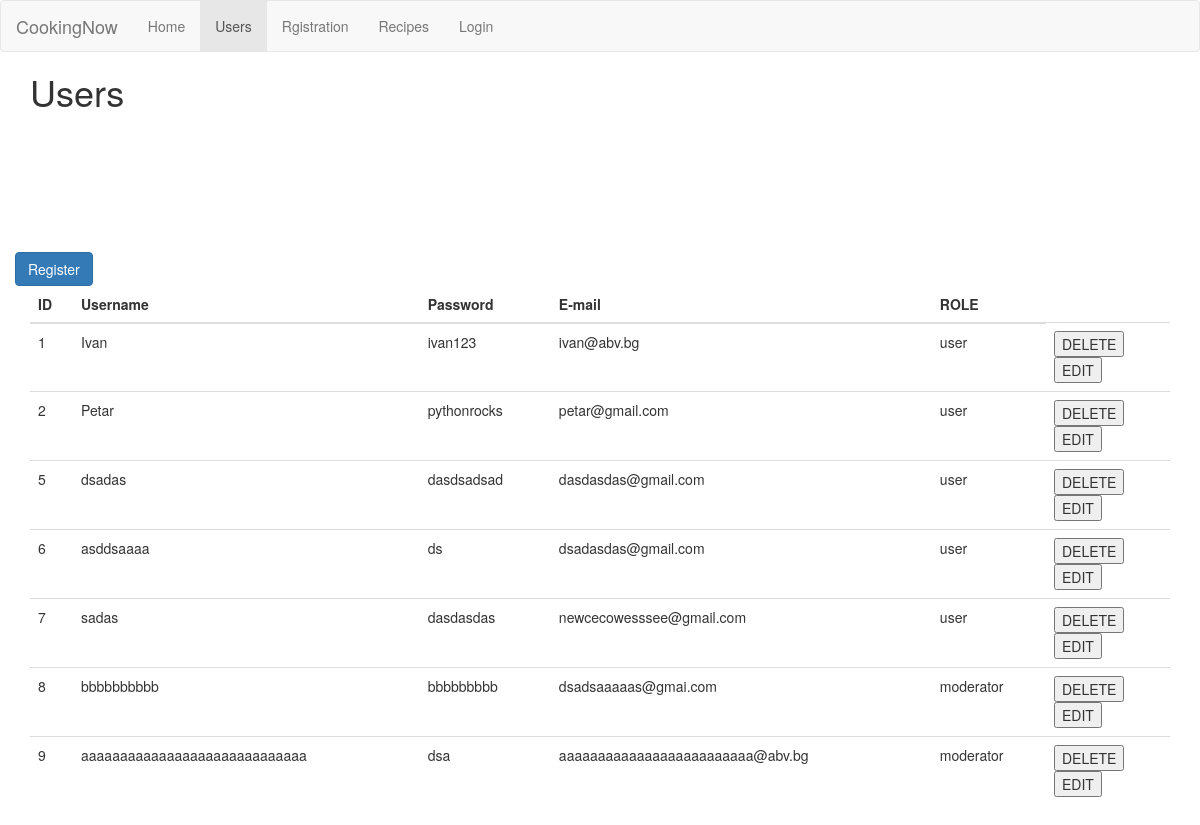
/users, run on an earlier commit of the app's database.
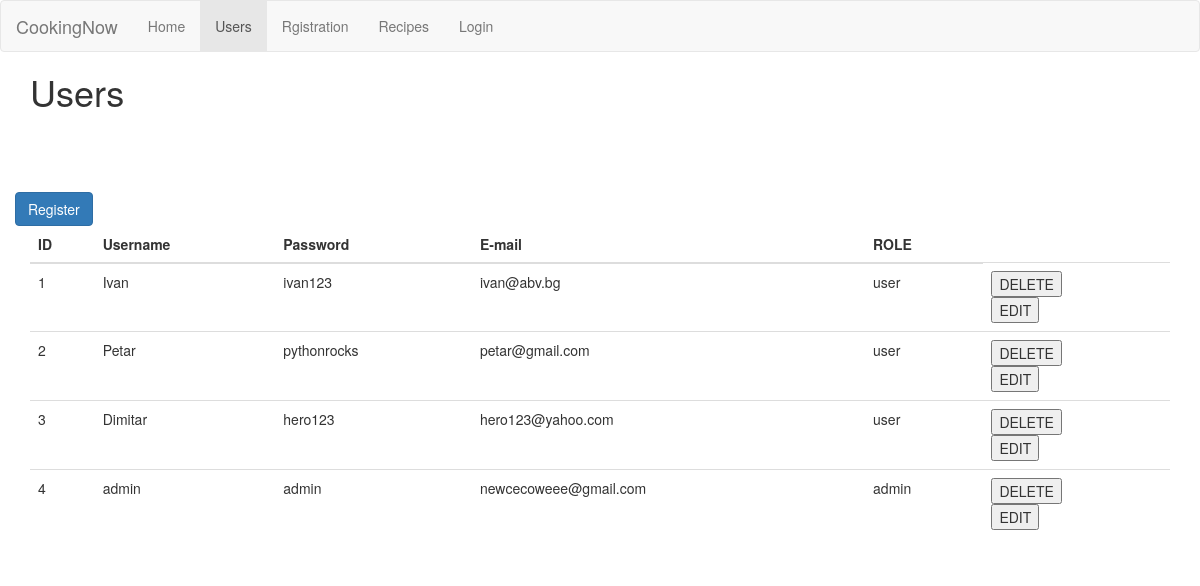
And on a later commit of the database.
### tables this page shows
CREATE TABLE user (
  id INTEGER PRIMARY KEY AUTOINCREMENT,
  username TEXT UNIQUE NOT NULL,
  password TEXT NOT NULL,
  email TEXT NOT NULL,
  role TEXT NOT NULL DEFAULT 'user'
);

### server.py (the view)
@app.route('/users')
def users():
    g.active_url = '/users'
    db = get_db()
    users = get_all_users()
    print_users(users)
    return render_template('user/users.html', users=users)

### server.py (called while the page is built)
def get_db():
    if 'db' not in g:
        g.db = sqlite3.connect(DATABASE, detect_types=sqlite3.PARSE_DECLTYPES)
        g.db.row_factory = sqlite3.Row
    return g.db

def get_all_users():
    users = g.db.execute('SELECT * FROM user').fetchall()
    return users

def print_users(user_list):
    for user in user_list:
        print_user(user)

def print_user(user):
    print('username: ', user['username'], ', password: ', user['password'], ', e-mail: ', user['email'], ', role: ', user['role'])

### templates/user/users.html (shortened to what this page needs)
{% extends 'base.html' %}
{% block content %}
<h1>{% block title %}Users{% endblock %}</h1>
<table class="table table-sm table-dark">
    <thead>
    <tr>
        <th>ID</th>
        <th>Username</th>
        <th>Password</th>
        <th>E-mail</th>
        <th>ROLE</th>
    </tr>
    </thead>
    <tbody>
    {% for user in users %}
    <section>
        <div class="details">
            <div class="container">
                <tr>
                    <td class="table-primary">{{user['id']}}</td>
                    <td>{{user['username']}}</td>
                    <td>{{user['password']}}</td>
                    <td>{{user['email']}}</td>
                    <td>{{user['role']}}</td>
                    <td>
                        <form action="{{ url_for('delete_user', id=user['id']) }}" method="POST">
                            <input type="submit" value="DELETE"/>
                        </form>
                        <form action="{{ url_for('edit_user', id=user['id']) }}" method="GET">
                            <input type="submit" value="EDIT">
                        </form>
                    </td>
                </tr>
            </div>
        </div>
    </section>
    {% endfor %}
    <div class="row">
        <a href="/users/add"  class="btn btn-primary">
             Register
        </a>
    </div>
    </tbody>
</table>
{% endblock %}

### templates/base.html (shortened to what this page needs)
<!doctype html>
<html>
<head>
    <link rel="stylesheet" href="/static/css/bootstrap.min.css"/>
    <link rel="stylesheet" href="/static/css/custom.css"/>
</head>
<body>
<header>
    <nav class="navbar navbar-default">
        <div class="container-fluid">
            <div class="navbar-header">
                <a class="navbar-brand" href="/">CookingNow</a>
            </div>
            <ul class="nav navbar-nav">
                <li {%if g.active_url=='/' %} class="active" {% endif %}><a href="/">Home</a></li>
                <li {% if g.active_url=='/users' %} class="active" {% endif %}><a href="/users">Users</a></li>
                <li {% if g.active_url=='/users/add' %} class="active" {% endif %}><a href="/users/add">Rgistration</a>
                </li>
                <li {%if g.active_url=='/recipes' %} class="active" {% endif %}><a href="/recipes">Recipes</a></li>
                <li {%if g.active_url=='/login' %} class="active" {% endif %}><a href="/login">Login</a>
                </li>
            </ul>
        </div>
    </nav>
</header>
<section class="container">
    {% block content %}
    {% endblock %}
</section>
</body>
</html>

### static/css/custom.css (style rules this page uses)
nav.navbar { margin-bottom:0; }

What changed in the data, as far as the page shows it:
removed user: id "5", username "dsadas", password "dasdsadsad", email "dasdasdas@gmail.com", role "user"
removed user: id "6", username "asddsaaaa", password "ds", email "dsadasdas@gmail.com", role "user"
removed user: id "7", username "sadas", password "dasdasdas", email "newcecowesssee@gmail.com", role "user"
removed user: id "8", username "bbbbbbbbbb", password "bbbbbbbbb", email "dsadsaaaaas@gmai.com", role "moderator"
removed user: id "9", username "aaaaaaaaaaaaaaaaaaaaaaaaaaaaa", password "dsa", email "aaaaaaaaaaaaaaaaaaaaaaaaa@abv.bg", role "moderator"
added user: id "3", username "Dimitar", password "hero123", email "hero123@yahoo.com", role "user"
added user: id "4", username "admin", password "admin", email "newcecoweee@gmail.com", role "admin"
